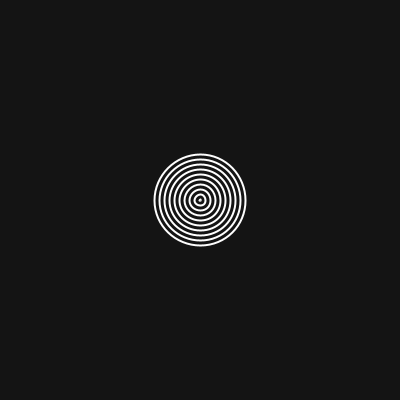
Frame 1 (no input)
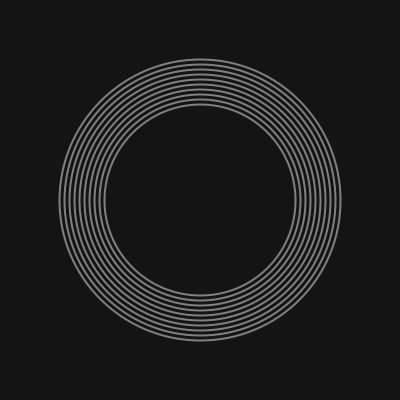
Frame 60 (the mouse pressed at the canvas centre just before this capture)
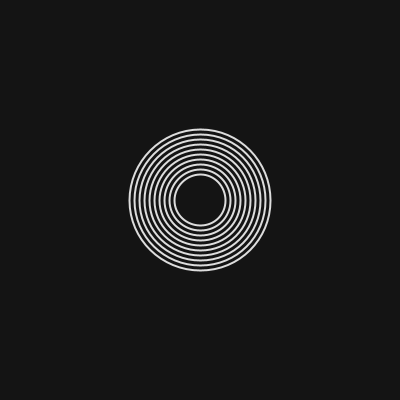
Frame 120 (the mouse held since frame 60 and released just before this capture)

The Processing sketch that drew these frames (run headless with seeded random() and noise(); from frame 60 on, the mouse is pressed at the canvas centre):

// Processing sketch: centerexpansion
// ── centerexpansion.pde
int a = 1; 
int b = 1;
int c = 1;
final static int NUM_CIRCLES = 10;

void setup() {
  size(400, 400);
}

void draw() {
  background(20);
  float alpha = map(dist(0, 0, a, b), 0, 500, 255, 0);
  stroke(255, alpha);
  strokeWeight(2);
  noFill();

  translate(width/2, height/2);

  makeEllipse();

  if (a > width+100 || b > height+100) {
    a=1;
    b=1;
  }
}

void makeEllipse() {
  ellipseMode(CENTER);

  for (int i = 0; i < NUM_CIRCLES; i++) {
    ellipse(0, 0, a+i*10, b+i*10);
  }
  float d = map(dist(0, 0, a, b), 0, 500, 2, 10);
  a+=d;
  b+=d;
}
